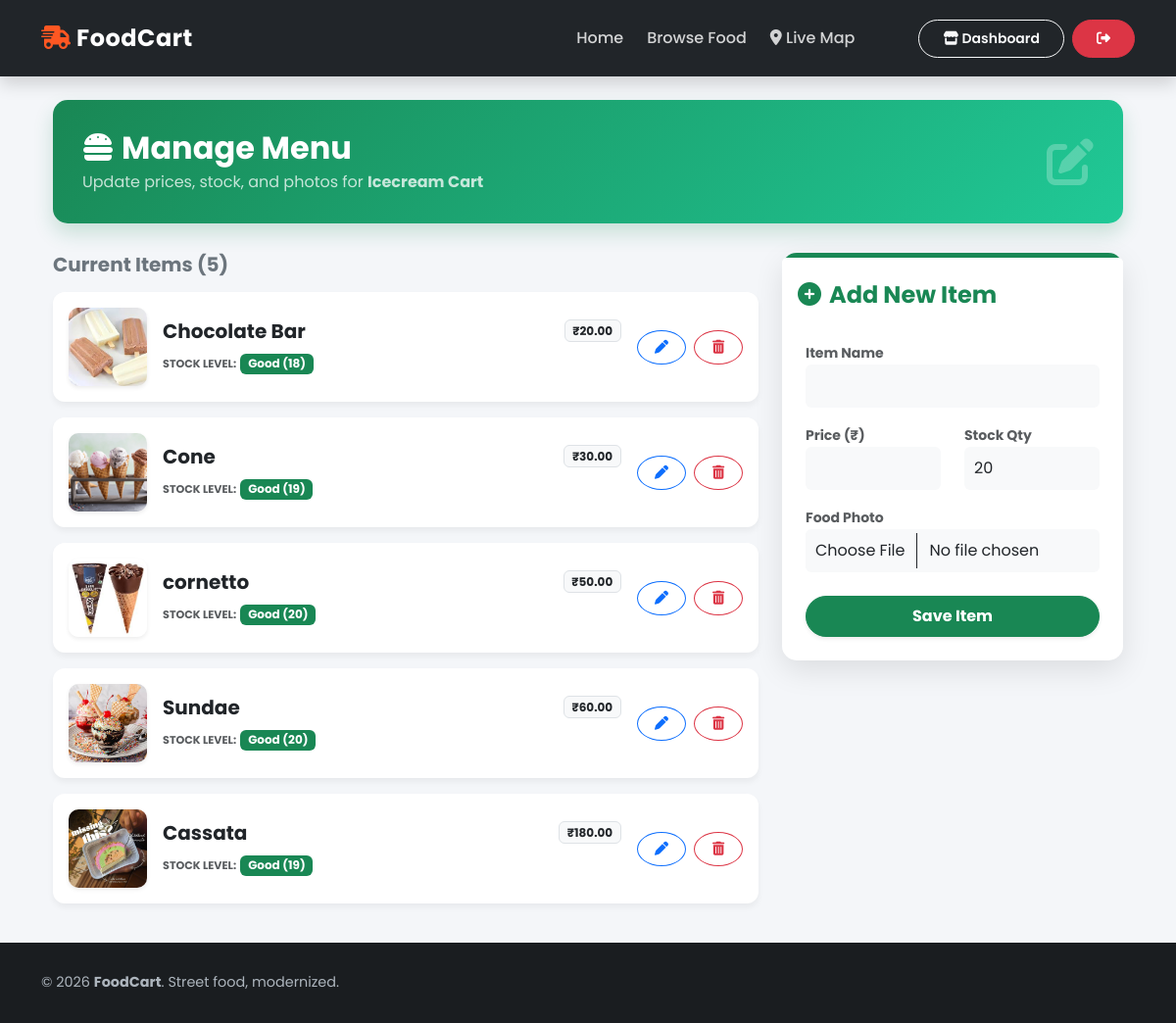
Screenshot of /vendor/manage-menu/ (signed in) with the database file from the repository.
### vendor/models.py (models this page shows, shortened)
class FoodCart(models.Model):
    owner = models.OneToOneField(User, on_delete=models.CASCADE, null=True, blank=True)
    name = models.CharField(max_length=100)
    image = models.ImageField(upload_to='cart_images/', default='cart_images/default.jpg')
    opening_time = models.TimeField(default=datetime.time(10, 0)) # 10 AM
    closing_time = models.TimeField(default=datetime.time(22, 0)) # 10 PM
    is_open = models.BooleanField(default=True)
    current_lat = models.FloatField(default=12.9716)
    current_long = models.FloatField(default=77.5946)
    payment_qr = models.ImageField(upload_to='payment_qrs/', blank=True, null=True)

class MenuItem(models.Model):
    cart = models.ForeignKey(FoodCart, on_delete=models.CASCADE, related_name='items')
    name = models.CharField(max_length=100)
    price = models.DecimalField(max_digits=6, decimal_places=2)
    stock_qty = models.IntegerField(default=20)
    image = models.ImageField(upload_to='menu_images/', blank=True, null=True)
    is_available = models.BooleanField(default=True)

### vendor/views.py (the view)
# urls.py: path('manage-menu/', views.manage_menu, name='manage_menu'),
@login_required
def manage_menu(request):
    cart = request.user.foodcart
    items = cart.items.all()
    if request.method == 'POST':
        form = MenuItemForm(request.POST, request.FILES)
        if form.is_valid():
            item = form.save(commit=False)
            item.cart = cart
            item.save()
            return redirect('manage_menu')
    else:
        form = MenuItemForm()
    return render(request, 'vendor/manage_menu.html', {'items': items, 'form': form, 'cart': cart})

### vendor/forms.py
class MenuItemForm(forms.ModelForm):
    class Meta:
        model = MenuItem
        fields = ['name', 'price', 'stock_qty', 'image'] # Include image
        widgets = {
            'name': forms.TextInput(attrs={'class': 'form-control'}),
            'price': forms.NumberInput(attrs={'class': 'form-control'}),
            'stock_qty': forms.NumberInput(attrs={'class': 'form-control'}),
            'image': forms.FileInput(attrs={'class': 'form-control'}),
        }

### templates/vendor/manage_menu.html (shortened to what this page needs)
{% extends 'core/base.html' %}
{% block content %}
<link href="https://unpkg.com/aos@2.3.1/dist/aos.css" rel="stylesheet">
<div class="container">
    <div class="menu-header d-flex justify-content-between align-items-center" data-aos="fade-down">
        <div>
            <h2 class="fw-bold mb-1"><i class="fas fa-hamburger me-2"></i>Manage Menu</h2>
            <p class="mb-0 opacity-75">Update prices, stock, and photos for <strong>{{ cart.name }}</strong></p>
        </div>
        <div class="d-none d-md-block">
            <i class="fas fa-edit fa-3x opacity-25"></i>
        </div>
    </div>
    <div class="row g-4">
        <div class="col-lg-8">
            <h5 class="fw-bold text-secondary mb-3">Current Items ({{ items.count }})</h5>
            <div class="d-flex flex-column gap-3">
                {% for item in items %}
                <div class="item-card p-3" data-aos="fade-up" data-aos-delay="{{ forloop.counter0 }}00">
                    <div class="d-flex align-items-center">
                        <div class="flex-shrink-0">
                            {% if item.image %}
                                <img src="{{ item.image.url }}" class="item-thumb shadow-sm">
                            {% else %}
                                <div class="item-thumb bg-light d-flex align-items-center justify-content-center text-muted border">
                                    <i class="fas fa-camera"></i>
                                </div>
                            {% endif %}
                        </div>
                        <div class="flex-grow-1 ms-3">
                            <div class="d-flex justify-content-between align-items-start">
                                <h5 class="fw-bold mb-1">{{ item.name }}</h5>
                                <span class="badge bg-light text-dark border">₹{{ item.price }}</span>
                            </div>
                            <div class="mt-1">
                                <small class="text-muted fw-bold text-uppercase" style="font-size: 0.7rem;">Stock Level:</small>
                                {% if item.stock_qty == 0 %}
                                    <span class="badge bg-danger">Sold Out (0)</span>
                                {% elif item.stock_qty < 10 %}
                                    <span class="badge bg-warning text-dark">Low ({{ item.stock_qty }})</span>
                                {% else %}
                                    <span class="badge bg-success">Good ({{ item.stock_qty }})</span>
                                {% endif %}
                            </div>
                        </div>
                        <div class="ms-3 d-flex gap-2">
                            <a href="{% url 'edit_menu_item' item.id %}"
                            class="btn btn-outline-primary btn-sm rounded-circle d-flex align-items-center justify-content-center"
                            style="width: 35px; height: 35px;"
                            title="Edit Item">
                                <i class="fas fa-pen"></i>
                            </a>
                            <a href="{% url 'delete_menu_item' item.id %}"
                            class="btn btn-outline-danger btn-sm rounded-circle d-flex align-items-center justify-content-center"
                            style="width: 35px; height: 35px;"
                            title="Delete Item"
                            onclick="return confirm('Are you sure you want to delete {{ item.name }}?');">
                                <i class="fas fa-trash-alt"></i>
                            </a>
                        </div>
                    </div>
                </div>
                {% empty %}
                <div class="text-center py-5 text-muted">
                    <i class="fas fa-utensils fa-3x mb-3 opacity-25"></i>
                    <p>Your menu is empty.</p>
                </div>
                {% endfor %}
            </div>
        </div>
        <div class="col-lg-4">
            <div class="sticky-form" data-aos="fade-left">
                <div class="card add-card bg-white">
                    <div class="card-header bg-white border-0 pt-4 pb-0">
                        <h4 class="fw-bold text-success"><i class="fas fa-plus-circle me-2"></i>Add New Item</h4>
                    </div>
                    <div class="card-body p-4">
                        <form method="post" enctype="multipart/form-data">
                            <div class="mb-3">
                                <label class="fw-bold small text-muted">Item Name</label>
                                {{ form.name }}
                            </div>
                            <div class="row">
                                <div class="col-6 mb-3">
                                    <label class="fw-bold small text-muted">Price (₹)</label>
                                    {{ form.price }}
                                </div>
                                <div class="col-6 mb-3">
                                    <label class="fw-bold small text-muted">Stock Qty</label>
                                    {{ form.stock_qty }}
                                </div>
                            </div>
                            <div class="mb-4">
                                <label class="fw-bold small text-muted">Food Photo</label>
                                {{ form.image }}
                            </div>
                            <button type="submit" class="btn btn-success w-100 py-2 rounded-pill shadow-sm fw-bold">
                                Save Item
                            </button>
                        </form>
                    </div>
                </div>
            </div>
        </div>
    </div>
</div>
{% endblock %}

### templates/core/base.html (style rules this page uses)
body { background-color: #f4f6f9; font-family: 'Poppins', sans-serif; min-height: 100vh; display: flex; flex-direction: column; }
.btn { border-radius: 50px; padding: 8px 24px; font-weight: 600; transition: all 0.6s ease; text-transform: capitalize; }
.card { border: none; border-radius: 12px; transition: transform 0.4s ease, box-shadow 0.4s ease; }

### templates/vendor/manage_menu.html (style rules this page uses)
.menu-header { background: linear-gradient(135deg, #198754, #20c997); color: white; border-radius: 15px; padding: 30px; margin-bottom: 30px; box-shadow: 0 10px 20px rgba(25, 135, 84, 0.2); }
.item-card { background: white; border: none; border-radius: 12px; transition: transform 0.4s; box-shadow: 0 4px 6px rgba(0,0,0,0.05); overflow: hidden; }
.item-thumb { width: 80px; height: 80px; object-fit: cover; border-radius: 10px; }
.sticky-form { position: sticky; top: 100px; z-index: 10; }
.add-card { border: none; border-radius: 15px; box-shadow: 0 10px 30px rgba(0,0,0,0.1); border-top: 5px solid #198754; }

### rows the page displays
FoodCart: name "Icecream Cart", count "5"
MenuItem: image (picture), name "Chocolate Bar", price "20.00", stock_qty "18"
MenuItem: image (picture), name "Cone", price "30.00", stock_qty "19"
MenuItem: image (picture), name "cornetto", price "50.00", stock_qty "20"
MenuItem: image (picture), name "Sundae", price "60.00", stock_qty "20"
MenuItem: image (picture), name "Cassata", price "180.00", stock_qty "19"
